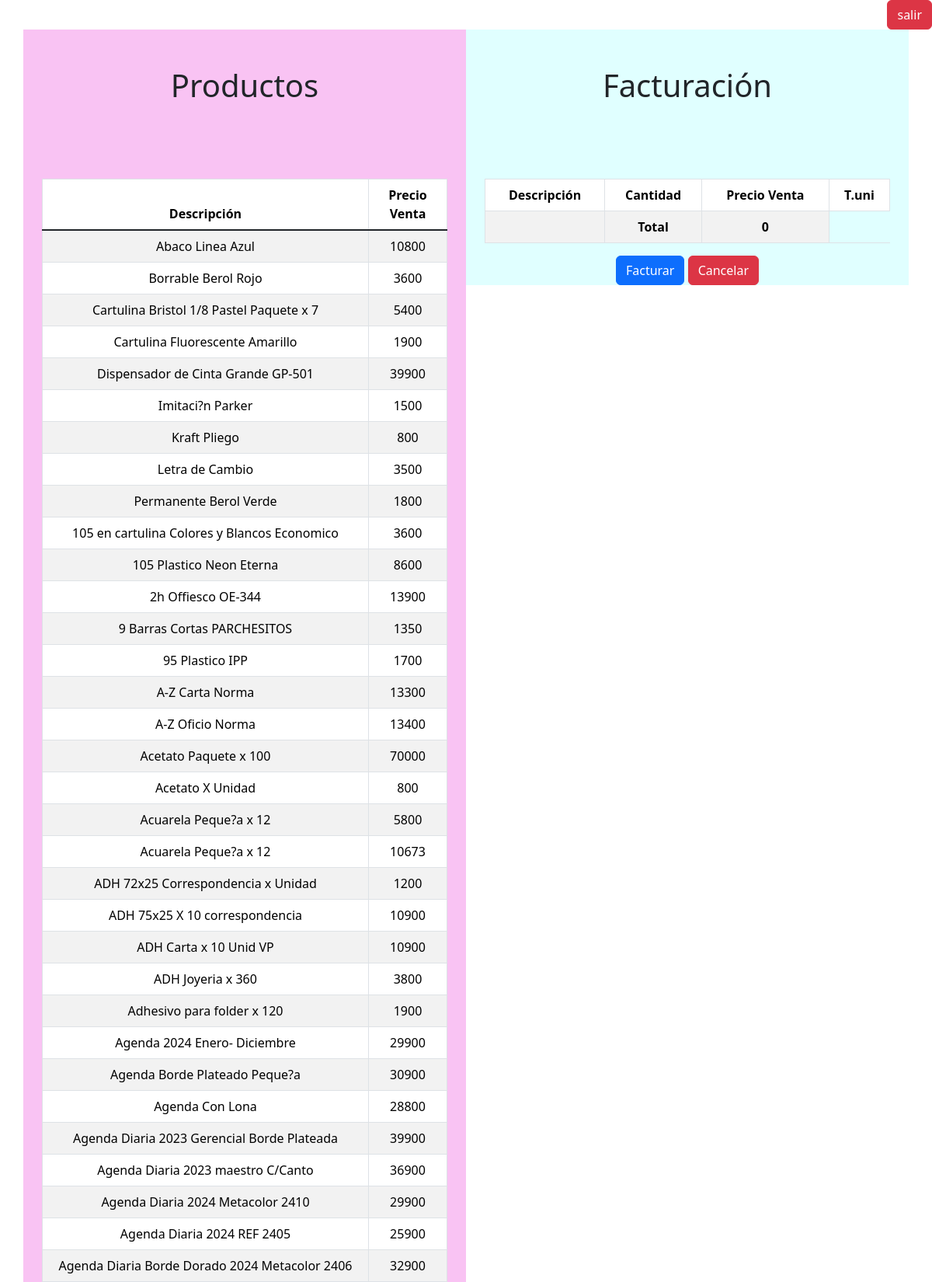
Screenshot of /view/facturador.php (signed in, upper part) with the database file from the repository.
### tables this page shows
CREATE TABLE `productos` (
  `ID` int(50) NOT NULL,
  `PRECIO_LLEGADA` double NOT NULL,
  `IVA` double NOT NULL,
  `CANTIDAD` int(50) NOT NULL,
  `FECHA` varchar(50) NOT NULL,
  `PRECIO_SUGERIDO` int(50) NOT NULL,
  `NOMBRE` varchar(50) NOT NULL,
  `PRECIO_VENTA` int(50) NOT NULL
);

### view/facturador.php (the view, shortened to what this page needs)
<!DOCTYPE html>
<html lang="es">
<head>
    <link href="https://cdn.jsdelivr.net/npm/bootstrap@5.3.2/dist/css/bootstrap.min.css" rel="stylesheet"
>
        <div class="col-md-13 d-flex justify-content-end">
            <tr><td><a href="../index.html" class="btn btn-danger"
            placehoder="Modificar Registro"><i class="fa-regular fa-pen-to-square"></i>salir</a></td></tr>
            </div>
</head>
<body>
    <div class="container text-center">
        <div class="row align-items-start">
            <div class="col" style="background-color: #F9C3F3;">
                <h1 class="text-center p-5">Productos</h1>
                <div class="container mt-5 scrollable-column " style="background-color: #F9C3F3;">
                    <table class="table table-bordered table-striped">
                        <thead class="thead-dark" style="background-color: #F9C3F3;">
                            <tr>
                                <th scope="col">Descripción</th>
                                <th scope="col">Precio Venta</th>
                            </tr>
                        </thead>
                        <tbody class="table-group-divider ">
                            <?php
                            include "../model/conect.php";
                            $database = $Conexion->query("SELECT * FROM productos ORDER BY NOMBRE ASC");
                            while ($datos = $database->fetch_object()) {
                            ?>
                                <tr class="producto" data-nombre="<?= $datos->NOMBRE ?>" data-precio="<?= $datos->PRECIO_VENTA ?>">
                                    <td><?= $datos->NOMBRE ?></td>
                                    <td><?= $datos->PRECIO_VENTA ?></td>
                                </tr>
                            <?php } ?>
                        </tbody>
                    </table>
                </div>
            </div>
            <div class="col" style="background-color: #E0FFFF;">
                <h1 class="text-center p-5">Facturación</h1>
                <div class="container mt-5 scrollable-column " style="background-color: #E0FFFF;">
                    <table class="table table-bordered table-striped" id="tablaFacturacion">
                        <thead class="thead-dark" style="background-color: #E0FFFF;">
                            <tr>
                                <th scope="col">Descripción</th>
                                <th scope= "col">Cantidad</th>
                                <th scope="col">Precio Venta</th>
                                <th scope="col">T.uni</th>
                            </tr>
                        </thead>
                        <tr >
                              <th></th>
                              <th class= "text-center p-2" scope="col">Total</th>
                              <th><span id="totalLabel">0</span></th>
                            </tr>
                    </table>
                    <button type="submit" class="btn btn-primary" name="btnFacturar" value=ok>Facturar</button>
                    <button type="button" class="btn btn-danger" name="btnCancelar" id="btnCancelar" value=ok>Cancelar</button>
                </div>
            </div>
        </div>
    </div>
</body>
</html>

### view/facturador.php (style rules this page uses)
.scrollable-column { max-height:76vh; overflow-y: auto; }

### rows the page displays
productos: NOMBRE "Abaco Linea Azul", PRECIO_VENTA "10800"
productos: NOMBRE "Borrable Berol Rojo", PRECIO_VENTA "3600"
productos: NOMBRE "Cartulina Bristol 1/8 Pastel Paquete x 7", PRECIO_VENTA "5400"
productos: NOMBRE "Cartulina Fluorescente Amarillo", PRECIO_VENTA "1900"
productos: NOMBRE "Dispensador de Cinta Grande GP-501", PRECIO_VENTA "39900"
productos: NOMBRE "Imitaci?n Parker", PRECIO_VENTA "1500"
productos: NOMBRE "Kraft Pliego", PRECIO_VENTA "800"
productos: NOMBRE "Letra de Cambio", PRECIO_VENTA "3500"
productos: NOMBRE "Permanente Berol Verde", PRECIO_VENTA "1800"
productos: NOMBRE "105 en cartulina Colores y Blancos Economico", PRECIO_VENTA "3600"
productos: NOMBRE "105 Plastico Neon Eterna", PRECIO_VENTA "8600"
productos: NOMBRE "2h Offiesco OE-344", PRECIO_VENTA "13900"
productos: NOMBRE "9 Barras Cortas PARCHESITOS", PRECIO_VENTA "1350"
productos: NOMBRE "95 Plastico IPP", PRECIO_VENTA "1700"
productos: NOMBRE "A-Z Carta Norma", PRECIO_VENTA "13300"
productos: NOMBRE "A-Z Oficio Norma", PRECIO_VENTA "13400"
productos: NOMBRE "Acetato Paquete x 100", PRECIO_VENTA "70000"
productos: NOMBRE "Acetato X Unidad", PRECIO_VENTA "800"
productos: NOMBRE "Acuarela Peque?a x 12", PRECIO_VENTA "5800"
productos: NOMBRE "Acuarela Peque?a x 12", PRECIO_VENTA "10673"
productos: NOMBRE "ADH 72x25 Correspondencia x Unidad", PRECIO_VENTA "1200"
productos: NOMBRE "ADH 75x25 X 10 correspondencia", PRECIO_VENTA "10900"
productos: NOMBRE "ADH Carta x 10 Unid VP", PRECIO_VENTA "10900"
productos: NOMBRE "ADH Joyeria x 360", PRECIO_VENTA "3800"
productos: NOMBRE "Adhesivo para folder x 120", PRECIO_VENTA "1900"
productos: NOMBRE "Agenda 2024 Enero- Diciembre", PRECIO_VENTA "29900"
productos: NOMBRE "Agenda Borde Plateado Peque?a", PRECIO_VENTA "30900"
productos: NOMBRE "Agenda Con Lona", PRECIO_VENTA "28800"
productos: NOMBRE "Agenda Diaria 2023 Gerencial Borde Plateada", PRECIO_VENTA "39900"
productos: NOMBRE "Agenda Diaria 2023 maestro C/Canto", PRECIO_VENTA "36900"
productos: NOMBRE "Agenda Diaria 2024 Metacolor 2410", PRECIO_VENTA "29900"
productos: NOMBRE "Agenda Diaria 2024 REF 2405", PRECIO_VENTA "25900"
productos: NOMBRE "Agenda Diaria Borde Dorado 2024 Metacolor 2406", PRECIO_VENTA "32900"
